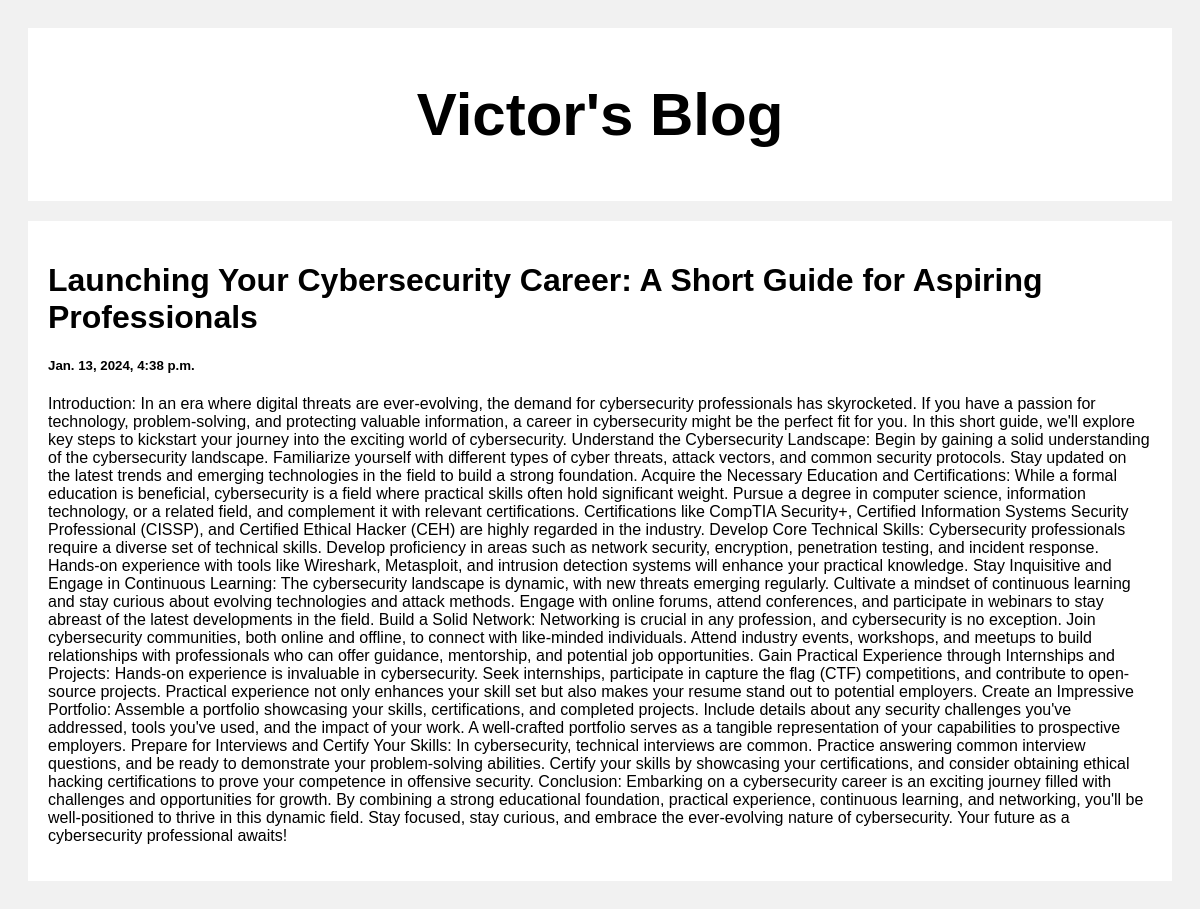
Screenshot of /post/2 with the database file from the repository.
### posts/models.py (models this page shows)
class Post(models.Model):
    title=models.CharField(max_length=1000)
    body=models.CharField(max_length=1000000)
    created_at=models.DateTimeField(default=datetime.now, blank=True)

### posts/views.py (the view)
# urls.py: path('post/<str:pk>', views.post, name='post')
def post(request, pk):
    posts=Post.objects.get(id=pk)
    return render(request, 'posts.html',{'posts':posts})

### templates/posts.html (shortened to what this page needs)
<!DOCTYPE html>
<html>
<head>
</head>
<body>
<div class="header">
  <h2>Victor's Blog</h2>
</div>
<div class="row">
  <div class="leftcolumn">
    <div class="card">
        <h1>{{posts.title}}</h1>
        <h5>{{posts.created_at}}</h5>
        <p>{{posts.body}}</p>
    </div>
  </div>
</div>
</body>
</html>

### templates/posts.html (style rules this page uses)
* { box-sizing: border-box; }
body { font-family: Arial; padding: 20px; background: #f1f1f1; }
.header { padding: 2px; font-size: 40px; text-align: center; background: white; }
.leftcolumn { float: left; width: 100%; }
.card { background-color: white; padding: 20px; margin-top: 20px; }
.row:after { content: ""; display: table; clear: both; }

### rows the page displays
Post: title "Launching Your Cybersecurity Career: A Short Guide for Aspiring Professionals", body "Introduction: In an era where digital threats are ever-evolving, the demand for cybersecurity professionals has skyrocketed. If you have a passion for technology, problem-solving, and protecting valuable information, a career in cybersecurity might be the perfect fit for you. In this short guide, we'll explore key steps to kickstart your journey into the exciting world of cybersecurity. Understand the Cybersecurity Landscape: Begin by gaining a solid understanding of the cybersecurity landscape. Familiarize yourself with different types of cyber threats, attack vectors, and common security protocols. Stay updated on the latest trends and emerging technologies in the field to build a strong…"

### other values shown
{{ posts.created_at }} "Jan. 13, 2024, 4:38 p.m."
